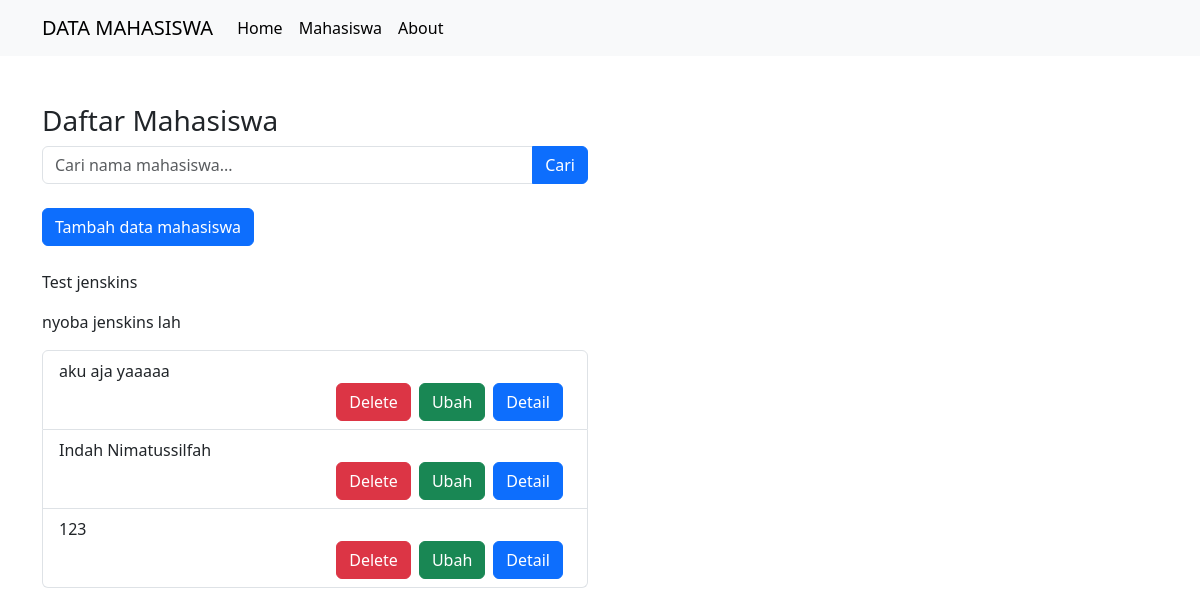
Screenshot of /public/mahasiswa with the database file from the repository.
### tables this page shows
CREATE TABLE `mahasiswa` (
  `id` int(11) NOT NULL,
  `nama` varchar(100) NOT NULL,
  `nim` char(7) NOT NULL,
  `email` varchar(100) NOT NULL,
  `jurusan` varchar(100) NOT NULL
);

### app/core/Controller.php (called while the page is built, shortened)
<?php
class Controller {
    public function view ($view, $data = [])
    {
        require_once '../app/views/' . $view . '.php';
    }
    public function model($model)
    {
        return new $model;
    }
}

### app/controllers/Mahasiswa.php (called while the page is built, shortened)
<?php
class Mahasiswa extends Controller{
    public function index ()
    {
        $data ['judul'] = ['Mahasiswa'];
        $data ['mhs']   = $this->model('Mahasiswa_model')->getAllMahasiswa();
        $data ['jrs']    = $this->model('jurusan_models')->getAllJurusan();
        $this->view('mahasiswa/index', $data);
    }
}

### app/core/App.php (called while the page is built, shortened)
<?php
class App {
    protected $Method = 'index';
    protected $Params = [];
    public function __construct()
    {
        $this->Controller = new $this->Controller;
        call_user_func_array([$this->Controller, $this->Method], $this->Params);
    }
}

### public/index.php (called while the page is built, shortened)
<?php
$app = new App();
?>

### app/core/Database.php (called while the page is built, shortened)
<?php
class Database {
    private $host = DB_HOST;
    private $user = DB_USER;
    private $pass = DB_PASS;
    private $db_name = DB_NAME;
    private $dbh;
    private $stmt;
    public function __construct()
    {
        $dsn = 'mysql:host=' . $this->host . ';dbname=' . $this->db_name;
        $option =
        [
            PDO::ATTR_PERSISTENT => true,
            PDO::ATTR_ERRMODE => PDO::ERRMODE_EXCEPTION
        ];
        try {
            $this->dbh = new PDO($dsn, $this->user, $this->pass, $option);
        } catch (PDOException $e) {
            die($e->getMessage());
        }
    }
    public function querry ($querry) {
        $this->stmt = $this->dbh->prepare($querry);
    }
    public function execute() {
        $this->stmt->execute();
    }
    public function resultSet() {
        $this->execute();
        return $this->stmt->fetchAll(PDO::FETCH_ASSOC);
    }
}

### app/models/Mahasiswa_model.php (called while the page is built, shortened)
<?php
class Mahasiswa_model {
    private $table = 'mahasiswa';
    private $db;
    public function __construct()
    {
        $this->db = new Database;
    }
    public function getAllMahasiswa() {
        $this->db->querry('SELECT * FROM ' . $this->table);
        return $this->db->resultSet();
    }
}

### app/views/mahasiswa/index.php (the view, shortened to what this page needs)
<div class="container mt-5">
    <div class="row">
        <div class="col-lg-6">
            <h3>Daftar Mahasiswa</h3>
            <form action="<?= BASEURL;?>/mahasiswa/cari" method="post">
            <div class="input-group mb-3">
                <input type="text" class="form-control" placeholder="Cari nama mahasiswa..." aria-label="Recipient's username" id="keyword" name="keyword">
                <button class="btn btn-primary" type="submit" id="tombolCari">Cari</button>
            </div>
            </form>
        <div class="mt-4 mb-4">
            <button type="button" class="btn btn-primary tambahDataMahasiswa" data-bs-toggle="modal" data-bs-target="#staticBackdrop">
            Tambah data mahasiswa
            </button>
        </div>
        <p>Test jenskins</p>
        <p>nyoba jenskins lah</p>
            <ul class="list-group">
                <?php foreach ($data ['mhs'] as $mhs) :?>
                <li class="list-group-item">
                    <?= $mhs ['nama'];?>
                    <div class="d-flex justify-content-end align-items-center">
                    <a href="" class="btn btn-danger text-white me-2" onclick="confirmDelete(<?= $mhs ['id'];?>, event)">Delete</a>
                    <a href="" class="btn btn-success text-white me-2 tampilModalUbah" data-bs-toggle="modal" data-bs-target="#staticBackdrop" data-id="<?= $mhs['id'];?>">Ubah</a>
                    <a href="<?= BASEURL;?>/mahasiswa/detail/<?= $mhs['id'];?>" class="btn btn-primary text-white me-2">Detail</a>
                    </div>
                </li>
                <?php endforeach; ?>
            </ul>
            </div>
        </div>
    </div>

### rows the page displays
mahasiswa: nama "aku aja yaaaaa"
mahasiswa: nama "Indah Nimatussilfah"
mahasiswa: nama "123"
